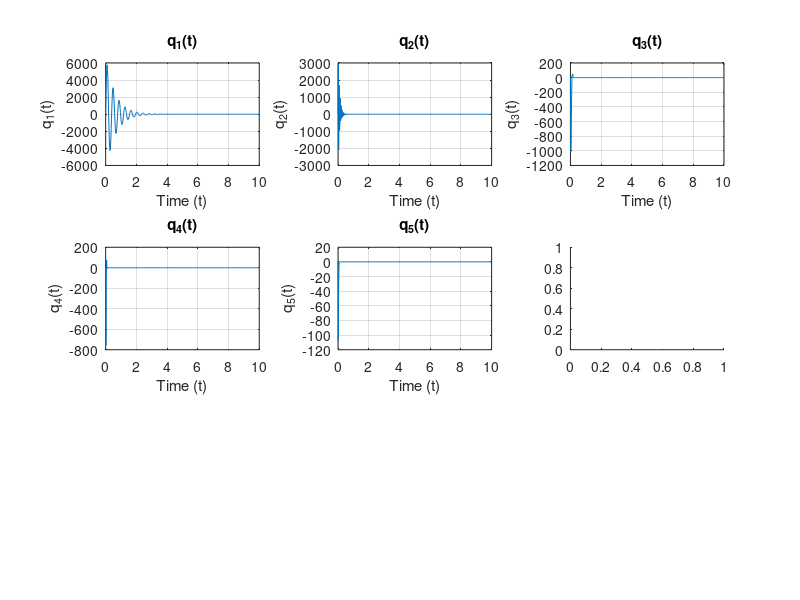

Write the MATLAB code that produced this figure. (Note: this script raises an error after producing the figure.)
function quadruple_impulse_response
    % Constants
    beta_values = [7.5, 18.776, 31.419, 43.982, 56.549];
    L = 0.25;
    N = 5;
    w = [16.2338, 101.72344, 284.82312, 558.14128, 922.64504];
    a = [3.248, 20.355, 56.994, 111.685, 184.623];
    b = [263.804, 10358.158, 81206.525, 311837.785, 852137.646];
    c = [0.1136, 0.4131, 0.9280, 1.3417, 1.512];
    t_span = [0, 10];
    t_values = linspace(t_span(1), t_span(2), 500);
    q_values = zeros(N, length(t_values));

    for i = 1:N
        initial_conditions = [0, 0];
        [t, sol] = ode45(@(t, q) odefun_quadruple_impulse(t, q, a(i), b(i), c(i), w), t_span, initial_conditions);
        q_values(i, :) = interp1(t, sol(:, 1), t_values);
    end

    x_range = linspace(0, L, 100);
    y_values_2d = zeros(length(x_range), length(t_values));

    for j = 1:length(x_range)
        for i = 1:N
            w_i_value = w_i(x_range(j), beta_values(i), L);
            y_values_2d(j, :) = y_values_2d(j, :) + w_i_value .* q_values(i, :);
        end
    end

    plot_results(t_values, q_values, x_range, y_values_2d, N);
end

function dydt = odefun_quadruple_impulse(t, q, a, b, c, w)
    % Approximation of quadruple impulse function (r = delta(t)^4)
    if abs(t) < 1e-12 % Extremely narrow width
        A = 1e18; % Extremely high amplitude
    else
        A = 0;
    end
    dydt = [q(2); A * c - a * q(2) - b * q(1)];
end

function val = w_i(x, beta, L)
    sin_betaL = sin(beta * L);
    sinh_betaL = sinh(beta * L);
    cos_betaL = cos(beta * L);
    cosh_betaL = cosh(beta * L);
    val = (1 ./ (sin_betaL - sinh_betaL)) .* ...
        ((sin_betaL - sinh_betaL) .* (sin(beta * x) - sinh(beta * x)) + ...
         (cos_betaL + cosh_betaL) .* (cos(beta * x) - cosh(beta * x)));
end

function plot_results(t_values, q_values, x_range, y_values_2d, N)
    figure;
    for i = 1:N
        subplot(3, 3, i);
        plot(t_values, q_values(i, :));
        title(sprintf('q_%d(t)', i));
        xlabel('Time (t)');
        ylabel(sprintf('q_%d(t)', i));
        grid on;
    end

    subplot(3, 3, N + 1);
    selected_time points = [10, 20, 30, 40, 50];
    for time_point = selected_time_points
        [~, idx] = min(abs(t_values - time_point));
        plot(x_range, y_values_2d(:, idx), 'DisplayName', sprintf('t = %.1f s', time_point));
        hold on;
    end
    title('y(x, t) for Different Time Points');
    xlabel('x');
    ylabel('y(x, t)');
    legend;
    grid on;
    hold off;
end
